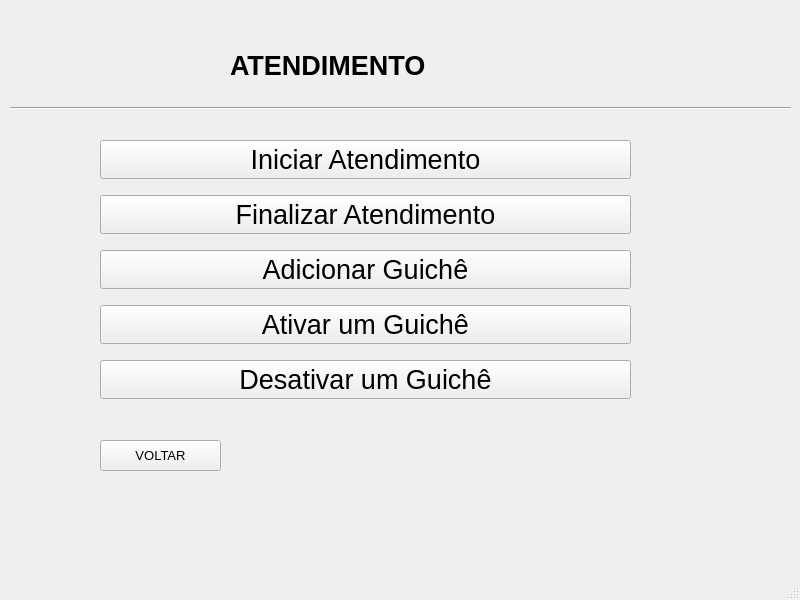
<?xml version="1.0" encoding="UTF-8"?>
<ui version="4.0">
 <class>MainWindow</class>
 <widget class="QMainWindow" name="MainWindow">
  <property name="geometry">
   <rect>
    <x>0</x>
    <y>0</y>
    <width>800</width>
    <height>600</height>
   </rect>
  </property>
  <property name="font">
   <font>
    <pointsize>10</pointsize>
   </font>
  </property>
  <property name="windowTitle">
   <string>MainWindow</string>
  </property>
  <property name="animated">
   <bool>true</bool>
  </property>
  <widget class="QWidget" name="centralwidget">
   <widget class="QLabel" name="label">
    <property name="geometry">
     <rect>
      <x>230</x>
      <y>40</y>
      <width>301</width>
      <height>51</height>
     </rect>
    </property>
    <property name="font">
     <font>
      <pointsize>20</pointsize>
      <weight>75</weight>
      <bold>true</bold>
     </font>
    </property>
    <property name="frameShape">
     <enum>QFrame::NoFrame</enum>
    </property>
    <property name="text">
     <string>ATENDIMENTO</string>
    </property>
    <property name="textFormat">
     <enum>Qt::AutoText</enum>
    </property>
    <property name="alignment">
     <set>Qt::AlignLeading|Qt::AlignLeft|Qt::AlignVCenter</set>
    </property>
   </widget>
   <widget class="QWidget" name="layoutWidget">
    <property name="geometry">
     <rect>
      <x>100</x>
      <y>130</y>
      <width>531</width>
      <height>281</height>
     </rect>
    </property>
    <layout class="QVBoxLayout" name="verticalLayout">
     <item>
      <widget class="QPushButton" name="pushButton">
       <property name="maximumSize">
        <size>
         <width>16777215</width>
         <height>16777215</height>
        </size>
       </property>
       <property name="font">
        <font>
         <pointsize>20</pointsize>
        </font>
       </property>
       <property name="styleSheet">
        <string notr="true">pushButton{
	background-color: blue;
}</string>
       </property>
       <property name="text">
        <string>Iniciar Atendimento</string>
       </property>
       <property name="iconSize">
        <size>
         <width>30</width>
         <height>30</height>
        </size>
       </property>
       <property name="autoDefault">
        <bool>true</bool>
       </property>
       <property name="default">
        <bool>false</bool>
       </property>
      </widget>
     </item>
     <item>
      <widget class="QPushButton" name="pushButton_2">
       <property name="font">
        <font>
         <pointsize>20</pointsize>
        </font>
       </property>
       <property name="styleSheet">
        <string notr="true">pushButton{
	background-color: blue;
}</string>
       </property>
       <property name="text">
        <string>Finalizar Atendimento</string>
       </property>
       <property name="autoDefault">
        <bool>true</bool>
       </property>
       <property name="default">
        <bool>false</bool>
       </property>
      </widget>
     </item>
     <item>
      <widget class="QPushButton" name="pushButton_3">
       <property name="font">
        <font>
         <pointsize>20</pointsize>
        </font>
       </property>
       <property name="styleSheet">
        <string notr="true">pushButton{
	background-color: blue;
}</string>
       </property>
       <property name="text">
        <string>Adicionar Guichê</string>
       </property>
       <property name="autoDefault">
        <bool>true</bool>
       </property>
       <property name="default">
        <bool>false</bool>
       </property>
      </widget>
     </item>
     <item>
      <widget class="QPushButton" name="pushButton_4">
       <property name="font">
        <font>
         <pointsize>20</pointsize>
        </font>
       </property>
       <property name="styleSheet">
        <string notr="true">pushButton{
	background-color: blue;
}</string>
       </property>
       <property name="text">
        <string>Ativar um Guichê</string>
       </property>
       <property name="autoDefault">
        <bool>true</bool>
       </property>
       <property name="default">
        <bool>false</bool>
       </property>
      </widget>
     </item>
     <item>
      <widget class="QPushButton" name="pushButton_6">
       <property name="font">
        <font>
         <pointsize>20</pointsize>
        </font>
       </property>
       <property name="styleSheet">
        <string notr="true">pushButton{
	background-color: blue;
}</string>
       </property>
       <property name="text">
        <string>Desativar um Guichê</string>
       </property>
       <property name="autoDefault">
        <bool>true</bool>
       </property>
       <property name="default">
        <bool>false</bool>
       </property>
      </widget>
     </item>
    </layout>
   </widget>
   <widget class="QPushButton" name="pushButton_5">
    <property name="geometry">
     <rect>
      <x>100</x>
      <y>440</y>
      <width>121</width>
      <height>31</height>
     </rect>
    </property>
    <property name="text">
     <string>VOLTAR</string>
    </property>
   </widget>
   <widget class="Line" name="line">
    <property name="geometry">
     <rect>
      <x>10</x>
      <y>100</y>
      <width>781</width>
      <height>16</height>
     </rect>
    </property>
    <property name="orientation">
     <enum>Qt::Horizontal</enum>
    </property>
   </widget>
  </widget>
  <widget class="QMenuBar" name="menubar">
   <property name="geometry">
    <rect>
     <x>0</x>
     <y>0</y>
     <width>800</width>
     <height>26</height>
    </rect>
   </property>
  </widget>
  <widget class="QStatusBar" name="statusbar"/>
 </widget>
 <resources/>
 <connections/>
</ui>
